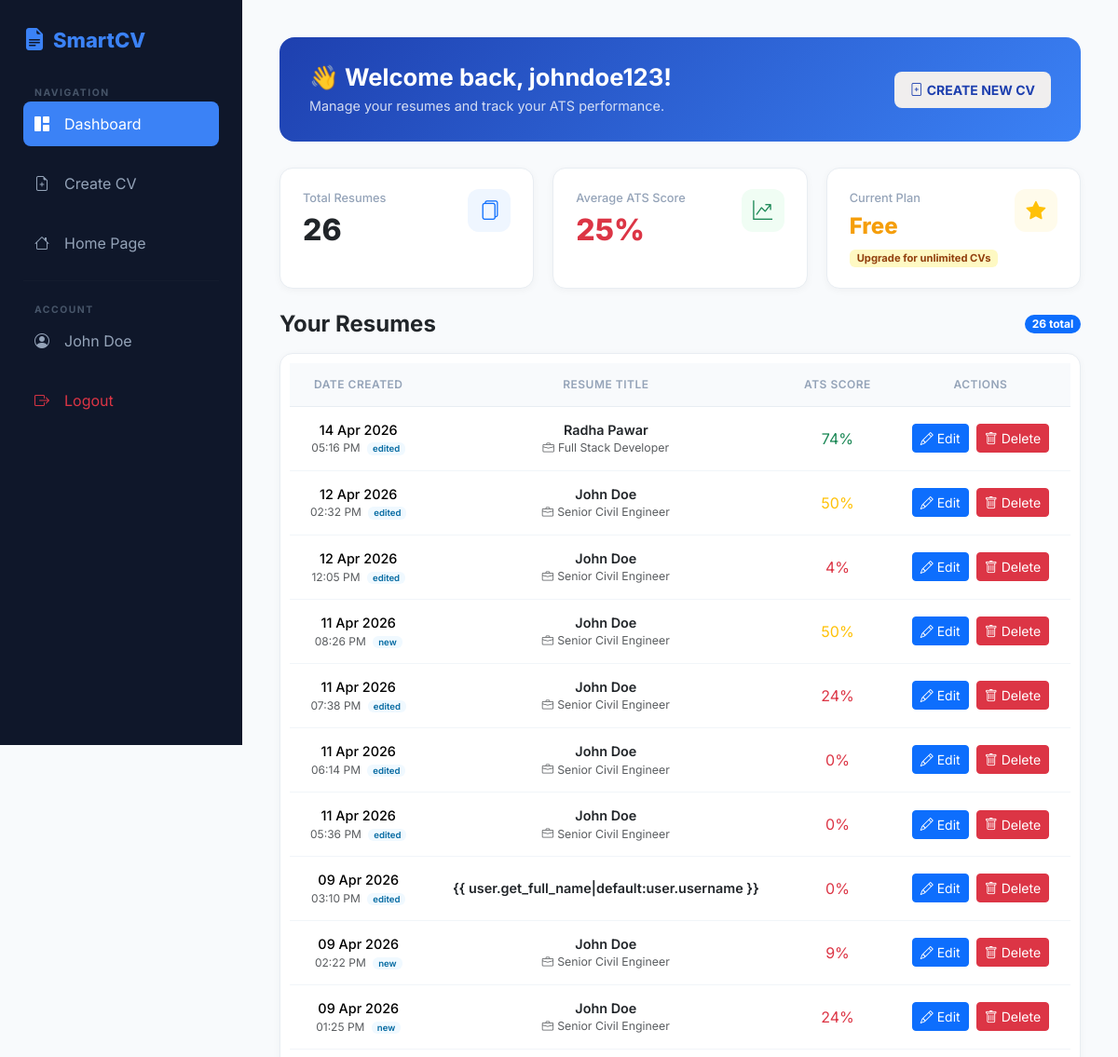
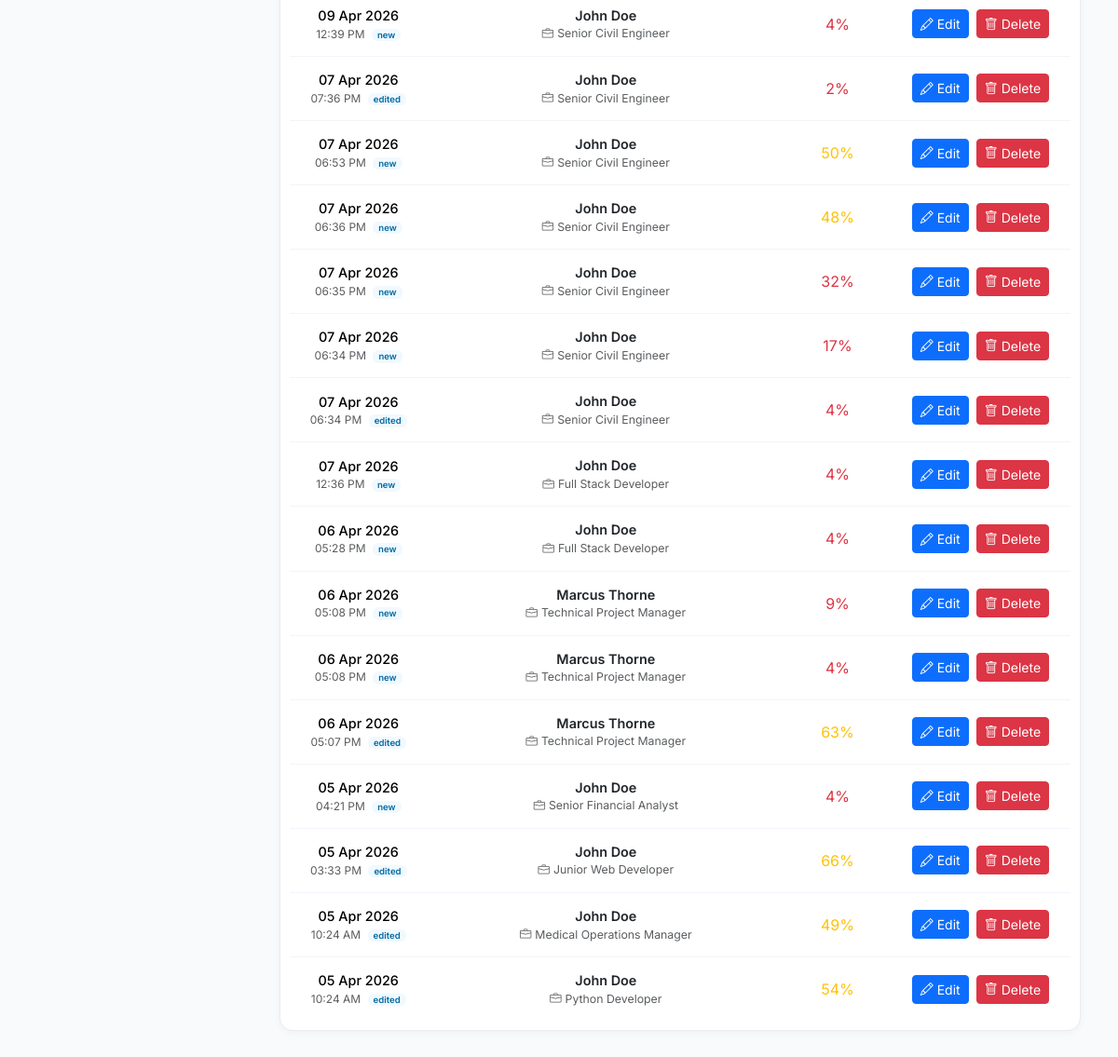
Screenshot of /dashboard/ (signed in) with the database file from the repository (2 pictures, top to bottom).
### analyzer/models.py (models this page shows, shortened)
class UserProfile(models.Model):
    user = models.OneToOneField(User, on_delete=models.CASCADE)
    full_name = models.CharField(max_length=100)
    age = models.IntegerField()
    gender = models.CharField(max_length=20)
    phone_no = models.CharField(max_length=15)

class Resume(models.Model):
    FONT_FAMILY_CHOICES = [
        ('Arial', 'Arial'),
        ('Times New Roman', 'Times New Roman'),
        ('Verdana', 'Verdana'),
        ('Calibri', 'Calibri'),
        ('Century', 'Century'),
        ('Comic Sans MS', 'Comic Sans MS'),
    ]
    FONT_SIZE_NAME_CHOICES = [
        ('18', '18px'),
        ('20', '20px'),
        ('22', '22px'),
        ('24', '24px'),
        ('26', '26px'),
        ('28', '28px'),
    ]
    FONT_SIZE_HEADING_CHOICES = [
        ('14', '14px'),
        ('16', '16px'),
        ('18', '18px'),
        ('20', '20px'),
        ('22', '22px'),
        ('24', '24px'),
    ]
    FONT_SIZE_DETAILS_CHOICES = [
        ('12', '12px'),
        ('13', '13px'),
        ('14', '14px'),
        ('15', '15px'),
        ('16', '16px'),
        ('17', '17px'),
    ]
    user = models.ForeignKey(User, on_delete=models.CASCADE, related_name='resumes')
    title = models.CharField(max_length=255)
    job_title_target = models.CharField(max_length=255, blank=True, null=True)
    template_chosen = models.CharField(max_length=50, default='template1')
    ats_score = models.IntegerField(default=0)
    font_family = models.CharField(max_length=100, choices=FONT_FAMILY_CHOICES, default='Arial')
    font_size_name = models.CharField(max_length=10, choices=FONT_SIZE_NAME_CHOICES, default='20')
    font_size_heading = models.CharField(max_length=10, choices=FONT_SIZE_HEADING_CHOICES, default='18')
    font_size_details = models.CharField(max_length=10, choices=FONT_SIZE_DETAILS_CHOICES, default='16')
    color_scheme = models.CharField(max_length=7, default='#2563eb')
    created_at = models.DateTimeField(auto_now_add=True)
    updated_at = models.DateTimeField(auto_now=True)

class PersonalDetails(models.Model):
    resume = models.OneToOneField(Resume, on_delete=models.CASCADE, related_name='personal_details')
    full_name = models.CharField(max_length=255)
    email = models.EmailField()
    phone = models.CharField(max_length=20)
    address = models.TextField(blank=True, null=True)
    profile_picture = models.ImageField(upload_to='profiles/', blank=True, null=True)
    linkedin = models.URLField(blank=True, null=True)
    github = models.URLField(blank=True, null=True)
    professional_summary = models.TextField()

### analyzer/views.py (the view)
# urls.py: path('dashboard/', views.dashboard, name='dashboard'),
@login_required(login_url='/login/')
def dashboard(request):
    profile, created = UserProfile.objects.get_or_create(user=request.user)
    user_cvs = Resume.objects.filter(user=request.user).order_by('-created_at')
    user_cvs = Resume.objects.filter(user=request.user).order_by('-updated_at')
    total_cvs = user_cvs.count()
    scores = [cv.ats_score for cv in user_cvs if cv.ats_score is not None]
    avg_score = sum(scores) / len(scores) if scores else 0
    context = {
        'profile': profile,
        'user': request.user,
        'username': request.user.username,
        'cvs': user_cvs,
        'total_cvs': total_cvs,
        'avg_score': round(avg_score),
    }
    return render(request, 'dashboard.html', context)

### analyzer/templates/dashboard.html (shortened to what this page needs)
{% load static %}
<!DOCTYPE html>
<html lang="en">
<head>
    <link href="https://cdn.jsdelivr.net/npm/bootstrap@5.3.2/dist/css/bootstrap.min.css" rel="stylesheet">
    <link href="https://cdn.jsdelivr.net/npm/bootstrap-icons@1.11.3/font/bootstrap-icons.css" rel="stylesheet">
    <link rel="stylesheet" href="{% static 'css/dashboard.css' %}">
</head>
<body>
    <div class="sidebar" id="sidebar">
        <div class="sidebar-brand mb-4">
            <i class="bi bi-file-earmark-text-fill sidebar-logo-icon me-2"></i> SmartCV
        </div>
        <span class="nav-section-label">Navigation</span>
        <div class="nav-menu">
            <p>
                <a href="{% url 'dashboard' %}" class="active">
                    <i class="bi bi-grid-1x2-fill me-3"></i> Dashboard
                </a>
            </p>
            <p>
                <a href="{% url 'create_cv' %}">
                    <i class="bi bi-file-earmark-plus me-3"></i> Create CV
                </a>
            </p>
            <p>
                <a href="{% url 'home' %}">
                    <i class="bi bi-house me-3"></i> Home Page
                </a>
            </p>
        </div>
        <hr class="sidebar-divider mt-3">
        <span class="nav-section-label">Account</span>
        <div class="nav-menu">
            <p>
                <a href="" id="userProfileBtn" class="user-profile-link">
                    <i class="bi bi-person-circle me-3"></i> {{ profile.full_name|default:user.username }}
                </a>
            </p>
            <p>
                <a href="{% url 'logout' %}" class="text-danger">
                    <i class="bi bi-box-arrow-right me-3"></i> Logout
                </a>
            </p>
        </div>
    </div>
    <div class="main-area" id="mainArea">
        <div class="page-header d-flex justify-content-between align-items-center flex-wrap gap-3">
            <div>
                <h1 class="fw-bold">👋 Welcome back, {{ user.get_full_name|default:user.username }}!</h1>
                <p>Manage your resumes and track your ATS performance.</p>
            </div>
            <a href="{% url 'create_cv' %}" class="btn btn-sm px-3 py-2 fw-bold ms-2"
                style="background:#f0eeee;color:#1e40af;border-radius:8px;">
                <i class="bi bi-file-plus me-1"></i>CREATE NEW CV
            </a>
        </div>
        <div class="stats-grid mb-4">
            <div class="stat-card">
                <div class="d-flex justify-content-between align-items-start">
                    <div>
                        <div class="stat-label mb-2">Total Resumes</div>
                        <div class="stat-value text-dark">{{ total_cvs }}</div>
                    </div>
                    <div class="stat-icon" style="background:#eff6ff;">
                        <i class="bi bi-files text-primary"></i>
                    </div>
                </div>
            </div>
            <div class="stat-card">
                <div class="d-flex justify-content-between align-items-start">
                    <div>
                        <div class="stat-label mb-2">Average ATS Score</div>
                        <div
                            class="stat-value {% if avg_score >= 70 %}text-success{% elif avg_score >= 40 %}text-warning{% else %}text-danger{% endif %}">
                            {{ avg_score }}%
                        </div>
                    </div>
                    <div class="stat-icon" style="background:#f0fdf4;">
                        <i class="bi bi-graph-up-arrow text-success"></i>
                    </div>
                </div>
            </div>
            <div class="stat-card">
                <div class="d-flex justify-content-between align-items-start">
                    <div>
                        <div class="stat-label mb-2">Current Plan</div>
                        <div class="stat-value" style="font-size:1.5rem; color:#f59e0b;">Free</div>
                    </div>
                    <div class="stat-icon" style="background:#fffbeb;">
                        <i class="bi bi-star-fill text-warning"></i>
                    </div>
                </div>
                <div class="mt-2">
                    <span class="badge" style="background:#fef9c3; color:#92400e; font-size:0.7rem; padding:4px 8px;">
                        Upgrade for unlimited CVs
                    </span>
                </div>
            </div>
        </div>
        <div class="d-flex justify-content-between align-items-center mb-3">
            <h4 class="fw-bold mb-0">Your Resumes</h4>
            {% if total_cvs > 0 %}
            <span class="badge bg-primary rounded-pill">{{ total_cvs }} total</span>
            {% endif %}
        </div>
        <div class="table-container">
            {% if cvs %}
            <div class="table-responsive">
                <table class="table mb-0">
                    <thead>
                        <tr>
                            <th class="text-center">Date Created</th>
                            <th class="text-center">Resume Title</th>
                            <th class="text-center">ATS Score</th>
                            <th class="text-center">Actions</th>
                        </tr>
                    </thead>
                    <tbody>
                        {% for cv in cvs %}
                        <tr>
                            <td class="text-center">
                                {% if cv.updated_at and cv.updated_at|date:"Y-m-d H:i:s" != cv.created_at|date:"Y-m-d H:i:s" %}
                                <div class="fw-medium">{{ cv.updated_at|date:"d M Y" }}</div>
                                <div class="text-muted" style="font-size:0.75rem;">
                                    {{ cv.updated_at|time:"h:i A" }}
                                    <span class="badge ms-1"
                                        style="background:#f0f9ff; color:#0369a1; font-size:0.6rem; font-weight:600; padding:2px 6px; border-radius:6px;">edited</span>
                                </div>
                                {% else %}
                                <div class="fw-medium">{{ cv.created_at|date:"d M Y" }}</div>
                                <div class="text-muted" style="font-size:0.75rem;">
                                    {{ cv.created_at|time:"h:i A" }}
                                    <span class="badge ms-1"
                                        style="background:#f0f9ff; color:#0369a1; font-size:0.6rem; font-weight:600; padding:2px 6px; border-radius:6px;">new</span>
                                </div>
                                {% endif %}
                            </td>
                            <td class="text-center">
                                {% with pd=cv.personal_details %}
                                <div class="fw-semibold text-dark">
                                    {% if pd.full_name %}{{ pd.full_name }}{% else %}{{
                                    user.get_full_name|default:user.username }}{% endif %}
                                </div>
                                {% endwith %}
                                {% if cv.job_title_target %}
                                <div class="text-muted" style="font-size:0.77rem;">
                                    <i class="bi bi-briefcase me-1"></i>{{ cv.job_title_target }}
                                </div>
                                {% endif %}
                            </td>
                            <td class="text-center">
                                <div class="ats-badge
                                    {% if cv.ats_score >= 70 %}text-success
                                    {% elif cv.ats_score >= 40 %}text-warning
                                    {% else %}text-danger
                                    {% endif %}" style="font-size:1.00rem;">
                                    {{ cv.ats_score }}%
                                </div>
                            </td>
                            <td class="text-center">
                                <div class="d-flex justify-content-center gap-2">
                                    <a href="{% url 'edit_cv' cv.id %}"
                                        class="btn btn-sm btn-primary d-inline-flex align-items-center gap-1"
                                        title="Edit Resume">
                                        <i class="bi bi-pencil"></i> Edit
                                    </a>
                                    <button type="button"
                                        class="btn btn-sm btn-danger d-inline-flex align-items-center gap-1 delete-cv-btn"
                                        data-cv-id="{{ cv.id }}" data-cv-title="{{ cv.title }}" title="Delete Resume">
                                        <i class="bi bi-trash"></i> Delete
                                    </button>
                                </div>
                            </td>
                        </tr>
                        {% endfor %}
                    </tbody>
                </table>
            </div>
            {% endif %}
        </div>
    </div>
</body>
</html>

### analyzer/static/css/dashboard.css (style rules this page uses)
body { margin: 0; font-family: 'Segoe UI', Arial, sans-serif; display: flex; background: #f8fafc; overflow-x: hidden; }
.sidebar { width: 260px; height: 100vh; background: #0f172a; color: white; padding: 25px; position: fixed; left: 0; top: 0; z-index: 1000; transition: all 0.3s ease; }
.sidebar-brand { font-size: 22px; font-weight: 800; color: #3b82f6; margin-bottom: 30px; display: flex; align-items: center; }
.nav-menu p a { color: #94a3b8; text-decoration: none; display: flex; align-items: center; padding: 12px; border-radius: 8px; transition: 0.2s; }
.nav-menu p a.active { background: #3b82f6; color: white; }
.main-area { margin-left: 260px; padding: 40px; width: 100%; transition: all 0.3s ease; }
.stats-grid { display: grid; grid-template-columns: repeat(auto-fit, minmax(240px, 1fr)); gap: 20px; margin-bottom: 40px; }
.stat-card { background: white; padding: 25px; border-radius: 12px; box-shadow: 0 4px 12px rgba(0, 0, 0, 0.03); border: 1px solid #e2e8f0; }
.table-container { background: white; border-radius: 12px; padding: 10px; box-shadow: 0 4px 12px rgba(0, 0, 0, 0.03); border: 1px solid #e2e8f0; }
body { font-family: 'Inter', sans-serif; }
.sidebar-logo-icon { font-size: 1.5rem; color: #3b82f6; }
.sidebar-divider { border-color: rgba(255, 255, 255, 0.08); }
.nav-section-label { font-size: 0.65rem; font-weight: 700; letter-spacing: 1.5px; color: #475569; text-transform: uppercase; padding: 0 12px; margin-bottom: 6px; }
.stat-card { background: white; padding: 22px 24px; border-radius: 14px; border: 1px solid #e8edf2; box-shadow: 0 2px 8px rgba(0, 0, 0, 0.04); transition: transform 0.2s, box-shadow 0.2s; }
.stat-icon { width: 46px; height: 46px; border-radius: 12px; display: flex; align-items: center; justify-content: center; font-size: 1.3rem; }
.stat-value { font-size: 2rem; font-weight: 800; line-height: 1; }
.stat-label { font-size: 0.8rem; font-weight: 500; color: #94a3b8; }
.table-container { background: white; border-radius: 14px; border: 1px solid #e8edf2; box-shadow: 0 2px 8px rgba(0, 0, 0, 0.04); overflow: hidden; }
.table thead th { font-size: 0.75rem; font-weight: 600; letter-spacing: 0.5px; text-transform: uppercase; color: #94a3b8; background: #f8fafc; border-bottom: 1px solid #e8edf2; padding: 14px 18px; }
.table tbody td { padding: 14px 18px; vertical-align: middle; border-bottom: 1px solid #f1f5f9; font-size: 0.9rem; }
.table tbody tr:last-child td { border-bottom: none; }
.page-header { background: linear-gradient(135deg, #1e40af 0%, #3b82f6 100%); border-radius: 16px; color: white; padding: 28px 32px; margin-bottom: 28px; }
.page-header h1 { font-size: 1.6rem; margin: 0; }
.page-header p { margin: 4px 0 0; opacity: 0.8; font-size: 0.9rem; }

### rows the page displays
UserProfile: full_name "John Doe"
Resume: updated_at "14 Apr 2026", updated_at "05:16 PM", personal_details.full_name "Radha Pawar", job_title_target "Full Stack Developer", ats_score "74"
Resume: updated_at "12 Apr 2026", updated_at "02:32 PM", personal_details.full_name "John Doe", job_title_target "Senior Civil Engineer", ats_score "50"
Resume: updated_at "12 Apr 2026", updated_at "12:05 PM", personal_details.full_name "John Doe", job_title_target "Senior Civil Engineer", ats_score "4"
Resume: created_at "11 Apr 2026", created_at "08:26 PM", personal_details.full_name "John Doe", job_title_target "Senior Civil Engineer", ats_score "50"
Resume: updated_at "11 Apr 2026", updated_at "07:38 PM", personal_details.full_name "John Doe", job_title_target "Senior Civil Engineer", ats_score "24"
Resume: updated_at "11 Apr 2026", updated_at "06:14 PM", personal_details.full_name "John Doe", job_title_target "Senior Civil Engineer", ats_score "0"
Resume: updated_at "11 Apr 2026", updated_at "05:36 PM", personal_details.full_name "John Doe", job_title_target "Senior Civil Engineer", ats_score "0"
Resume: updated_at "09 Apr 2026", updated_at "03:10 PM", shows "{{ user.get_full_name|default:user.username }}", ats_score "0"
Resume: created_at "09 Apr 2026", created_at "02:22 PM", personal_details.full_name "John Doe", job_title_target "Senior Civil Engineer", ats_score "9"
Resume: created_at "09 Apr 2026", created_at "01:25 PM", personal_details.full_name "John Doe", job_title_target "Senior Civil Engineer", ats_score "24"
Resume: created_at "09 Apr 2026", created_at "12:39 PM", personal_details.full_name "John Doe", job_title_target "Senior Civil Engineer", ats_score "4"
Resume: updated_at "07 Apr 2026", updated_at "07:36 PM", personal_details.full_name "John Doe", job_title_target "Senior Civil Engineer", ats_score "2"
Resume: created_at "07 Apr 2026", created_at "06:53 PM", personal_details.full_name "John Doe", job_title_target "Senior Civil Engineer", ats_score "50"
Resume: created_at "07 Apr 2026", created_at "06:36 PM", personal_details.full_name "John Doe", job_title_target "Senior Civil Engineer", ats_score "48"
Resume: created_at "07 Apr 2026", created_at "06:35 PM", personal_details.full_name "John Doe", job_title_target "Senior Civil Engineer", ats_score "32"
Resume: created_at "07 Apr 2026", created_at "06:34 PM", personal_details.full_name "John Doe", job_title_target "Senior Civil Engineer", ats_score "17"
Resume: updated_at "07 Apr 2026", updated_at "06:34 PM", personal_details.full_name "John Doe", job_title_target "Senior Civil Engineer", ats_score "4"
Resume: created_at "07 Apr 2026", created_at "12:36 PM", personal_details.full_name "John Doe", job_title_target "Full Stack Developer", ats_score "4"
Resume: created_at "06 Apr 2026", created_at "05:28 PM", personal_details.full_name "John Doe", job_title_target "Full Stack Developer", ats_score "4"
Resume: created_at "06 Apr 2026", created_at "05:08 PM", personal_details.full_name "Marcus Thorne", job_title_target "Technical Project Manager", ats_score "9"
Resume: created_at "06 Apr 2026", created_at "05:08 PM", personal_details.full_name "Marcus Thorne", job_title_target "Technical Project Manager", ats_score "4"
Resume: updated_at "06 Apr 2026", updated_at "05:07 PM", personal_details.full_name "Marcus Thorne", job_title_target "Technical Project Manager", ats_score "63"
Resume: created_at "05 Apr 2026", created_at "04:21 PM", personal_details.full_name "John Doe", job_title_target "Senior Financial Analyst", ats_score "4"
Resume: updated_at "05 Apr 2026", updated_at "03:33 PM", personal_details.full_name "John Doe", job_title_target "Junior Web Developer", ats_score "66"
Resume: updated_at "05 Apr 2026", updated_at "10:24 AM", personal_details.full_name "John Doe", job_title_target "Medical Operations Manager", ats_score "49"
Resume: updated_at "05 Apr 2026", updated_at "10:24 AM", personal_details.full_name "John Doe", job_title_target "Python Developer", ats_score "54"

### other values shown
{{ user.get_full_name|default:user.username }} "johndoe123"
{{ total_cvs }} "26"
{{ avg_score }} "25"
